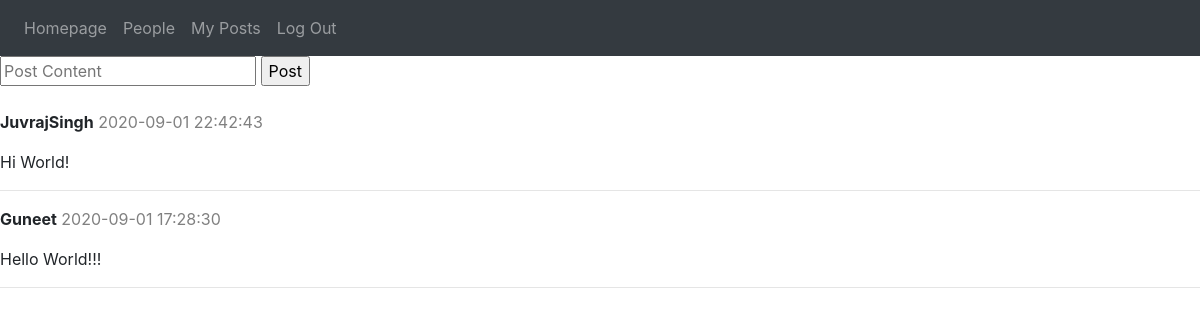
Page / (signed in) on the earlier database version.
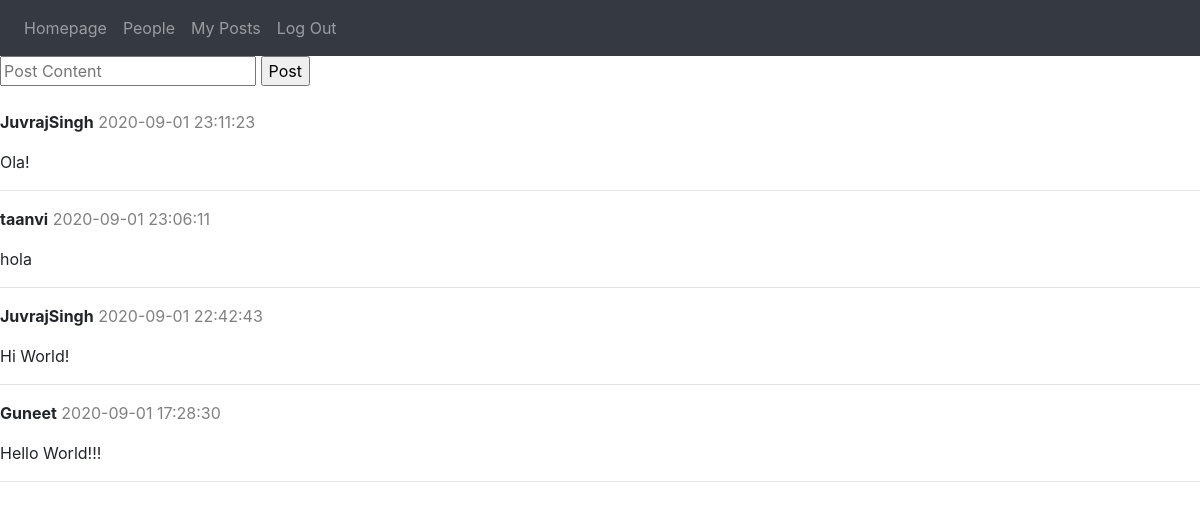
Same page on the later database version.
### tables this page shows
CREATE TABLE posts (
		id INTEGER PRIMARY KEY AUTOINCREMENT NOT NULL,
		name TEXT NOT NULL,
		content TEXT NOT NULL,
		posted DATETIME NOT NULL DEFAULT CURRENT_TIMESTAMP
);

### application.py (the view)
@app.route("/", methods=["GET", "POST"])
@login_required
def index():
    if request.method == "POST":
        post = request.form.get("post")
        if not post:
            return apology("Please enter something to post")
        createPost(post)
    posts = getPosts()
    posts.reverse()
    return render_template("index.html", posts=posts)

### models.py (called while the page is built)
def initialise(option, connection=False):
    con = sql.connect(path.join(ROOT, "socialMedia.db"))
    if option == 2:
        con.row_factory = sql.Row
        cur = con.cursor()
        if connection == False:
            return cur
        else:
            return cur, con
    else:
        cur = con.cursor()
        if option == 1:
            if connection == False:
                return cur
            else:
                return cur, con
        user_id = session["user_id"]
        if connection == False:
            return cur, user_id
        else:
            return cur, user_id, con

def login_required(f):
    @wraps(f)
    def decorated_function(*args, **kwargs):
        if session.get("user_id") is None:
            return redirect("/login")
        return f(*args, **kwargs)
    return decorated_function

def getPosts():
    cur, user_id = initialise(3)
    cur.execute("SELECT username FROM users WHERE id = ?", [user_id])
    name = cur.fetchall()[0][0]
    cur.execute("SELECT * FROM posts WHERE name IN (SELECT following FROM followers WHERE user = ?) OR name = ?", (name, name))
    posts = cur.fetchall()
    return posts

### templates/index.html (shortened to what this page needs)
{% extends "layout.html" %}
{% block main %}
    <form action="/" method="post">
        <input autocomplete="off" placeholder="Post Content" name="post">
        <input type="submit" value="Post">
    </form>
    <br>
    {% for post in posts %}
        <div>
            <p>
                <b>{{ post[1] }}</b>
                <span class="datetime">{{ post[3] }}</span>
            </p>
            <p>{{ post[2] }}</p><hr>
        </div>
    {% endfor %}
{% endblock %}

### templates/layout.html (shortened to what this page needs)
<!DOCTYPE html>
<html lang="en">
    <head>
        <link rel="stylesheet" href="https://stackpath.bootstrapcdn.com/bootstrap/4.5.2/css/bootstrap.min.css">
        <link href="/static/style.css" rel="stylesheet">
    </head>
    <body>
        <nav class="navbar navbar-expand-lg navbar-dark bg-dark">
            {% if session.user_id %}
                <div class="collapse navbar-collapse" id="navbarNavAltMarkup">
                    <div class="navbar-nav">
                        <a class="nav-link" href="/">Homepage</a>
                        <a class="nav-link" href="/people">People</a>
                        <a class="nav-link" href="/myPosts">My Posts</a>
                        <a class="nav-link" href="/logout">Log Out</a>
                    </div>
                </div>
            {% endif %}
        </nav>
        {% block main %}{% endblock %}
    </body>
</html>

### static/style.css (style rules this page uses)
.datetime { color: grey; }

Differences in the rows shown:
added posts: name "JuvrajSingh", posted "2020-09-01 23:11:23", content "Ola!"
added posts: name "taanvi", posted "2020-09-01 23:06:11", content "hola"
